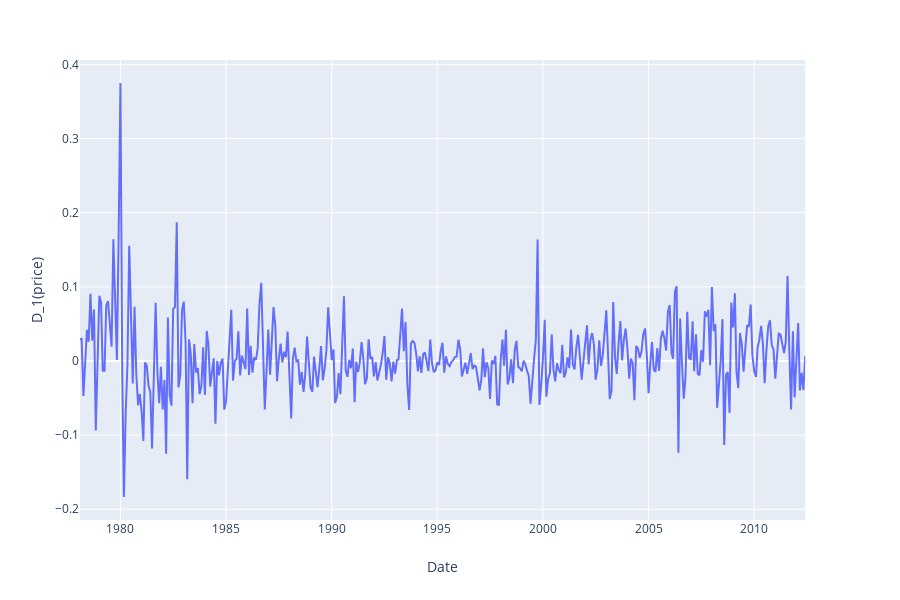

Write notebook code for a chart like this one.
### Code cell
fig = px.line(train_data, x='Date', y='D_1(price)')
fig.show()

### Figure 1 — Plotly figure (JSON) as saved in the notebook; plotly's stock layout.template omitted (floating-point values rounded to 4 significant figures; data arrays with more than 128 entries replaced by an {"elided": "..."} marker saying what was removed)
{"data": [{"hoverlabel": {"namelength": 0}, "hovertemplate": "Date=%{x}<br>D_1(price)=%{y}", "legendgroup": "", "line": {"color": "#636efa", "dash": "solid"}, "mode": "lines", "name": "", "showlegend": false, "type": "scatter", "x": {"elided": "413 str values"}, "xaxis": "x", "y": {"elided": "413 float values"}, "yaxis": "y"}], "layout": {"height": 600, "legend": {"tracegroupgap": 0}, "margin": {"t": 60}, "xaxis": {"anchor": "y", "domain": [0, 0.98], "title": {"text": "Date"}}, "yaxis": {"anchor": "x", "domain": [0, 1], "title": {"text": "D_1(price)"}}}}
